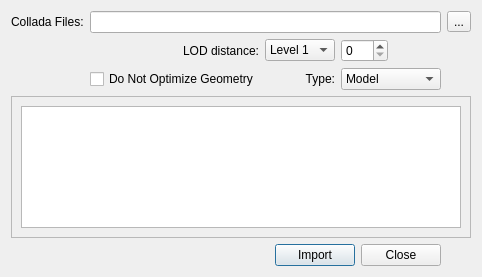
<?xml version="1.0" encoding="UTF-8"?>
<ui version="4.0">
 <class>ColladaImporter</class>
 <widget class="QDialog" name="ColladaImporter">
  <property name="geometry">
   <rect>
    <x>0</x>
    <y>0</y>
    <width>482</width>
    <height>277</height>
   </rect>
  </property>
  <property name="windowTitle">
   <string>Dialog</string>
  </property>
  <layout class="QGridLayout" name="gridLayout_2">
   <item row="0" column="0">
    <widget class="QLabel" name="label">
     <property name="text">
      <string>Collada Files:</string>
     </property>
    </widget>
   </item>
   <item row="0" column="1">
    <widget class="QLineEdit" name="m_colladaFilesLabel">
     <property name="toolTip">
      <string>Collada File to Convert</string>
     </property>
     <property name="whatsThis">
      <string>The file you specify here will be send to the Horde3D ColladaConv Tool </string>
     </property>
     <property name="readOnly">
      <bool>true</bool>
     </property>
    </widget>
   </item>
   <item row="0" column="2">
    <widget class="QToolButton" name="m_setColladaFile">
     <property name="whatsThis">
      <string>Let you browse for a collada file</string>
     </property>
     <property name="text">
      <string>...</string>
     </property>
    </widget>
   </item>
   <item row="1" column="1">
    <layout class="QGridLayout" name="gridLayout">
     <item row="1" column="0">
      <widget class="QCheckBox" name="m_noOptimizeGeometry">
       <property name="toolTip">
        <string>Disable Geometry Optimization in Collada Converter</string>
       </property>
       <property name="whatsThis">
        <string>Disable Geometry Optimization in Collada Converter</string>
       </property>
       <property name="text">
        <string>Do Not Optimize Geometry</string>
       </property>
      </widget>
     </item>
     <item row="1" column="1">
      <widget class="QLabel" name="label_4">
       <property name="text">
        <string>Type:</string>
       </property>
       <property name="alignment">
        <set>Qt::AlignRight|Qt::AlignTrailing|Qt::AlignVCenter</set>
       </property>
      </widget>
     </item>
     <item row="1" column="2" colspan="2">
      <widget class="QComboBox" name="m_type">
       <item>
        <property name="text">
         <string>Model</string>
        </property>
       </item>
       <item>
        <property name="text">
         <string>Animation</string>
        </property>
       </item>
      </widget>
     </item>
     <item row="0" column="0">
      <widget class="QLabel" name="label_3">
       <property name="text">
        <string>LOD distance:</string>
       </property>
       <property name="alignment">
        <set>Qt::AlignRight|Qt::AlignTrailing|Qt::AlignVCenter</set>
       </property>
      </widget>
     </item>
     <item row="0" column="1">
      <widget class="QComboBox" name="m_lod">
       <item>
        <property name="text">
         <string>Level 1</string>
        </property>
       </item>
       <item>
        <property name="text">
         <string>Level 2</string>
        </property>
       </item>
       <item>
        <property name="text">
         <string>Level 3</string>
        </property>
       </item>
       <item>
        <property name="text">
         <string>Level 4</string>
        </property>
       </item>
      </widget>
     </item>
     <item row="0" column="2">
      <widget class="QSpinBox" name="m_lodDist"/>
     </item>
    </layout>
   </item>
   <item row="3" column="0" colspan="2">
    <layout class="QHBoxLayout">
     <item>
      <spacer>
       <property name="orientation">
        <enum>Qt::Horizontal</enum>
       </property>
       <property name="sizeHint" stdset="0">
        <size>
         <width>221</width>
         <height>20</height>
        </size>
       </property>
      </spacer>
     </item>
     <item>
      <widget class="QPushButton" name="m_importButton">
       <property name="sizePolicy">
        <sizepolicy hsizetype="Fixed" vsizetype="Fixed">
         <horstretch>0</horstretch>
         <verstretch>0</verstretch>
        </sizepolicy>
       </property>
       <property name="toolTip">
        <string>Import converted collada file into repository</string>
       </property>
       <property name="whatsThis">
        <string>Import converted collada file into repository</string>
       </property>
       <property name="text">
        <string>Import</string>
       </property>
       <property name="default">
        <bool>true</bool>
       </property>
      </widget>
     </item>
     <item>
      <widget class="QDialogButtonBox" name="buttonBox">
       <property name="sizePolicy">
        <sizepolicy hsizetype="Fixed" vsizetype="Fixed">
         <horstretch>0</horstretch>
         <verstretch>0</verstretch>
        </sizepolicy>
       </property>
       <property name="orientation">
        <enum>Qt::Horizontal</enum>
       </property>
       <property name="standardButtons">
        <set>QDialogButtonBox::Close</set>
       </property>
      </widget>
     </item>
    </layout>
   </item>
   <item row="2" column="0" colspan="3">
    <widget class="QFrame" name="frame">
     <property name="frameShape">
      <enum>QFrame::StyledPanel</enum>
     </property>
     <property name="frameShadow">
      <enum>QFrame::Plain</enum>
     </property>
     <layout class="QVBoxLayout">
      <item>
       <widget class="QTextEdit" name="m_logWidget">
        <property name="tabChangesFocus">
         <bool>true</bool>
        </property>
        <property name="documentTitle">
         <string>Conversion Log</string>
        </property>
        <property name="undoRedoEnabled">
         <bool>false</bool>
        </property>
        <property name="readOnly">
         <bool>true</bool>
        </property>
       </widget>
      </item>
     </layout>
    </widget>
   </item>
  </layout>
 </widget>
 <resources/>
 <connections>
  <connection>
   <sender>buttonBox</sender>
   <signal>accepted()</signal>
   <receiver>ColladaImporter</receiver>
   <slot>accept()</slot>
   <hints>
    <hint type="sourcelabel">
     <x>200</x>
     <y>255</y>
    </hint>
    <hint type="destinationlabel">
     <x>199</x>
     <y>149</y>
    </hint>
   </hints>
  </connection>
  <connection>
   <sender>buttonBox</sender>
   <signal>rejected()</signal>
   <receiver>ColladaImporter</receiver>
   <slot>reject()</slot>
   <hints>
    <hint type="sourcelabel">
     <x>200</x>
     <y>255</y>
    </hint>
    <hint type="destinationlabel">
     <x>199</x>
     <y>149</y>
    </hint>
   </hints>
  </connection>
 </connections>
</ui>
